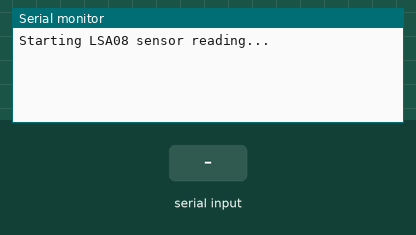
The sketch below on a simulated ESP32. Parts: the last lines printed to the serial monitor. The inputs (shaded band) are chosen by the test bench.

Above: at 1.2 s.
1.3 s: "1" received over the second serial link
At 2.5 s:
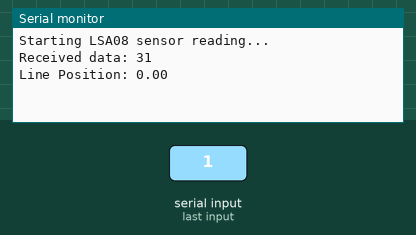
2.8 s: "0" received over the second serial link
At 3.8 s:
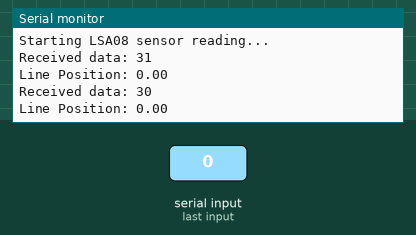
4.3 s: "2" received over the second serial link
At 5.0 s:
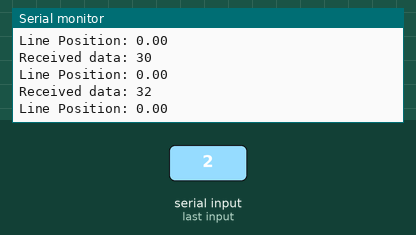

Measured:
- after the input at 1.3 s, the serial monitor: prints a new line at once (image 1)
- after the input at 2.8 s, the serial monitor: prints a new line at once (image 2)
- after the input at 4.3 s, the serial monitor: prints a new line at once (image 3)

The sketch:

LSA08.ino
```cpp
#define RX_PIN 16 // Define the RX pin for Serial2 (change as needed)
#define TX_PIN 17 // Define the TX pin for Serial2 (change as needed)
#define LSA08_ERROR 255 // Error code for no data

// Function to read the LSA08 sensor data
unsigned char Read_LSA08(unsigned char address, float* angle) {
    unsigned char buffer[8];  // Buffer to hold received data
    int index = 0;            // Index for buffer
    unsigned long startTime = millis(); // Start time for timeout

    // Wait for data with a 2-second timeout
    while (Serial2.available() == 0) {
        if (millis() - startTime > 2000) {  // Timeout after 2 seconds
            Serial.println("No data received within the timeout period.");
            return LSA08_ERROR;  // Return error code
        }
    }

    // Read available data into the buffer
    while (Serial2.available()) {
        buffer[index++] = Serial2.read();  // Read byte into buffer
        if (index >= sizeof(buffer)) {
            break;  // Prevent buffer overflow
        }
    }

    // Debugging: print the received data in HEX format
    Serial.print("Received data: ");
    for (int i = 0; i < index; i++) {
        Serial.print(buffer[i], HEX); // Print in HEX format
        Serial.print(" ");
    }
    Serial.println();

    // Check if the first byte indicates an error
    if (buffer[0] != LSA08_ERROR) {
        *angle = ((float)buffer[1] + ((float)buffer[2] / 100.0));  // Adjust based on sensor data format
        return buffer[0];  // Return status code
    }

    return LSA08_ERROR;  // Return error if data is invalid
}

void setup() {
    Serial.begin(115200); // Initialize Serial for debugging
    Serial2.begin(9600, SERIAL_8N1, RX_PIN, TX_PIN); // Initialize Serial2 with LSA08 sensor baud rate

    Serial.println("Starting LSA08 sensor reading...");
}

void loop() {
    float angle = 0;  // Variable to hold the angle position
    unsigned char status = Read_LSA08(0x01, &angle);  // Example: address is 0x01 (adjust as per your sensor)

    if (status != LSA08_ERROR) {
        Serial.print("Line Position: ");
        Serial.println(angle);  // Print the line position
    } else {
        Serial.println("Error reading sensor.");  // Error message if reading fails
    }

    delay(1000); // Wait for 1 second before the next reading
}
```
